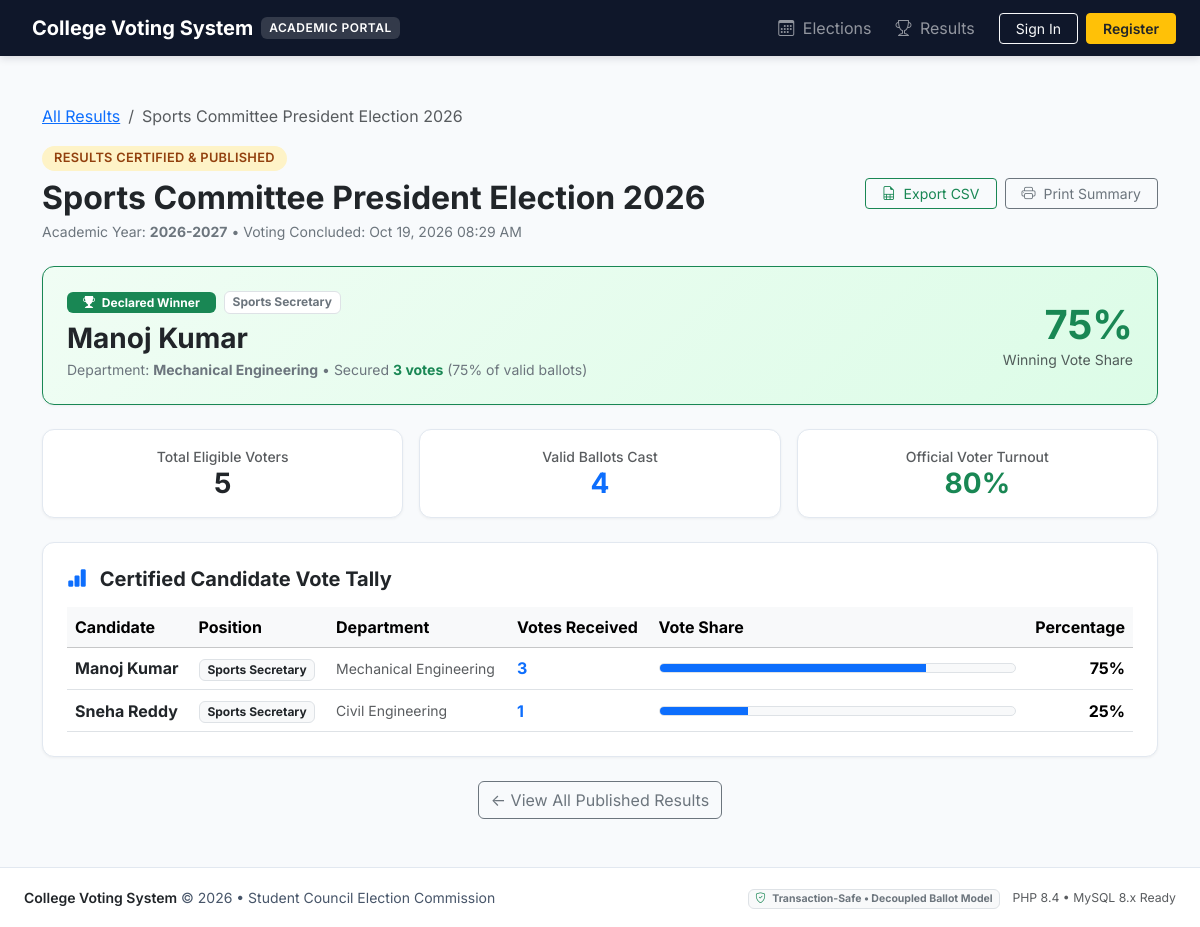
Screenshot of /public/results.php?id=3 with the database file from the repository.
### tables this page shows
CREATE TABLE IF NOT EXISTS candidates (
    id INT AUTO_INCREMENT PRIMARY KEY,
    election_id INT NOT NULL,
    student_id INT DEFAULT NULL,
    name VARCHAR(100) NOT NULL,
    position VARCHAR(100) NOT NULL,
    department_id INT DEFAULT NULL,
    manifesto TEXT DEFAULT NULL,
    photo_url VARCHAR(255) DEFAULT NULL,
    status ENUM('active', 'withdrawn', 'disqualified') NOT NULL DEFAULT 'active',
    created_at DATETIME NOT NULL DEFAULT CURRENT_TIMESTAMP,
    updated_at DATETIME NOT NULL DEFAULT CURRENT_TIMESTAMP ON UPDATE CURRENT_TIMESTAMP,
    CONSTRAINT fk_candidate_election FOREIGN KEY (election_id) REFERENCES elections(id) ON DELETE CASCADE,
    CONSTRAINT fk_candidate_student FOREIGN KEY (student_id) REFERENCES students(id) ON DELETE SET NULL,
    CONSTRAINT fk_candidate_dept FOREIGN KEY (department_id) REFERENCES departments(id) ON DELETE SET NULL,
    INDEX idx_candidate_election (election_id),
    INDEX idx_candidate_status (status)
);

CREATE TABLE IF NOT EXISTS departments (
    id INT AUTO_INCREMENT PRIMARY KEY,
    code VARCHAR(20) NOT NULL UNIQUE,
    name VARCHAR(100) NOT NULL,
    created_at DATETIME NOT NULL DEFAULT CURRENT_TIMESTAMP
);

### app/services/ResultService.php (called while the page is built, shortened)
<?php
require_once __DIR__ . '/../repositories/BallotRepository.php';
require_once __DIR__ . '/../repositories/ElectionRepository.php';
require_once __DIR__ . '/../includes/functions.php';
class ResultService {
    private BallotRepository $ballotRepo;
    private ElectionRepository $electionRepo;
    public function __construct(?PDO $db = null) {
        $this->db = $db ?? Database::getConnection();
        $this->ballotRepo = new BallotRepository($this->db);
        $this->electionRepo = new ElectionRepository($this->db);
    }
    public function calculateResults(int $electionId): array {
        $election = $this->electionRepo->findById($electionId);
        $candidates = $this->ballotRepo->getVoteCountsByCandidate($electionId);
        $totalVotes = $this->ballotRepo->getTotalVotes($electionId);
        $totalEligible = $this->ballotRepo->getEligibleVotersCount($electionId);
        $turnout = $totalEligible > 0 ? round(($totalVotes / $totalEligible) * 100, 2) : 0.0;
        $breakdown = [];
        $maxVotes = -1;
        $topCandidates = [];
        foreach ($candidates as $cand) {
            $votes = (int)$cand['vote_count'];
            $pct = $totalVotes > 0 ? round(($votes / $totalVotes) * 100, 2) : 0.0;
            $candData = [
                'candidate_id' => (int)$cand['candidate_id'],
                'name' => $cand['name'],
                'position' => $cand['position'],
                'department_name' => $cand['department_name'] ?? 'General',
                'votes' => $votes,
                'percentage' => $pct
            ];
            $breakdown[] = $candData;
            if ($votes > $maxVotes && $votes > 0) {
                $maxVotes = $votes;
                $topCandidates = [$candData];
            } elseif ($votes === $maxVotes && $votes > 0) {
                $topCandidates[] = $candData;
            }
        }
        $isTie = count($topCandidates) > 1;
        $winner = null;
        $tieDetails = null;
        if ($isTie) {
            $names = array_map(fn($c) => $c['name'], $topCandidates);
            $tieDetails = "Tie detected between " . implode(' and ', $names) . " with {$maxVotes} votes each.";
        } elseif (count($topCandidates) === 1) {
            $winner = $topCandidates[0];
        }
        return [
            'election' => $election,
            'total_eligible_voters' => $totalEligible,
            'total_votes_cast' => $totalVotes,
            'turnout_percentage' => $turnout,
            'candidates' => $breakdown,
            'is_tie' => $isTie,
            'winner' => $winner,
            'tie_details' => $tieDetails
        ];
    }
}

### app/repositories/ElectionRepository.php (called while the page is built, shortened)
<?php
class ElectionRepository {
    private PDO $db;
    public function __construct(?PDO $db = null) {
        $this->db = $db ?? Database::getConnection();
    }
    public function getAll(array $filters = []): array {
        $sql = "
            SELECT e.*, u.email AS creator_email,
                   (SELECT COUNT(*) FROM candidates c WHERE c.election_id = e.id AND c.status = 'active') AS candidate_count,
                   (SELECT COUNT(*) FROM voter_participation vp WHERE vp.election_id = e.id) AS total_votes
            FROM elections e
            LEFT JOIN users u ON e.created_by = u.id
            WHERE 1=1
        ";
        $params = [];
        if (!empty($filters['status'])) {
            $sql .= " AND e.status = ?";
            $params[] = $filters['status'];
        }
        $sql .= " ORDER BY e.start_time DESC";
        $stmt = $this->db->prepare($sql);
        $stmt->execute($params);
        return $stmt->fetchAll(PDO::FETCH_ASSOC);
    }
    public function findById(int $id): ?array {
        $stmt = $this->db->prepare("
            SELECT e.*, u.email AS creator_email,
                   (SELECT COUNT(*) FROM candidates c WHERE c.election_id = e.id AND c.status = 'active') AS candidate_count,
                   (SELECT COUNT(*) FROM voter_participation vp WHERE vp.election_id = e.id) AS total_votes
            FROM elections e
            LEFT JOIN users u ON e.created_by = u.id
            WHERE e.id = ?
        ");
        $stmt->execute([$id]);
        $res = $stmt->fetch(PDO::FETCH_ASSOC);
        return $res ?: null;
    }
}

### app/repositories/BallotRepository.php (called while the page is built, shortened)
<?php
require_once __DIR__ . '/../includes/functions.php';
class BallotRepository {
    private PDO $db;
    public function __construct(?PDO $db = null) {
        $this->db = $db ?? Database::getConnection();
    }
    public function getTotalVotes(int $electionId): int {
        $stmt = $this->db->prepare("SELECT COUNT(*) AS total FROM ballots WHERE election_id = ?");
        $stmt->execute([$electionId]);
        return (int)($stmt->fetch(PDO::FETCH_ASSOC)['total'] ?? 0);
    }
    public function getVoteCountsByCandidate(int $electionId): array {
        $stmt = $this->db->prepare("
            SELECT c.id AS candidate_id, c.name, c.position, c.photo_url,
                   d.name AS department_name, d.code AS department_code,
                   COUNT(b.id) AS vote_count
            FROM candidates c
            LEFT JOIN departments d ON c.department_id = d.id
            LEFT JOIN ballots b ON b.candidate_id = c.id AND b.election_id = ?
            WHERE c.election_id = ? AND c.status = 'active'
            GROUP BY c.id, c.name, c.position, c.photo_url, d.name, d.code
            ORDER BY vote_count DESC, c.name ASC
        ");
        $stmt->execute([$electionId, $electionId]);
        return $stmt->fetchAll(PDO::FETCH_ASSOC);
    }
    public function getEligibleVotersCount(int $electionId): int {
        $stmtElec = $this->db->prepare("SELECT eligibility_type FROM elections WHERE id = ?");
        $stmtElec->execute([$electionId]);
        $elec = $stmtElec->fetch(PDO::FETCH_ASSOC);
        $type = $elec['eligibility_type'];
        if ($type === 'all_students') {
            $stmt = $this->db->query("SELECT COUNT(*) AS cnt FROM students WHERE is_verified = 1");
            return (int)($stmt->fetch(PDO::FETCH_ASSOC)['cnt'] ?? 0);
        }
        return 0;
    }
}

### app/includes/functions.php (called while the page is built, shortened)
<?php
function e(?string $value): string {
    return htmlspecialchars((string)($value ?? ''), ENT_QUOTES, 'UTF-8');
}
function base_url(string $path = ''): string {
    $scriptName = $_SERVER['SCRIPT_NAME'] ?? '';
    $base = rtrim(dirname($scriptName), '/\\');
    $trimmedPath = ltrim($path, '/');
    return ($base === '' || $base === '/') ? '/' . $trimmedPath : $base . '/' . $trimmedPath;
}

### public/results.php (the view, shortened to what this page needs)
<?php
require_once __DIR__ . '/../app/includes/auth.php';
require_once __DIR__ . '/../app/includes/functions.php';
require_once __DIR__ . '/../app/services/ResultService.php';
require_once __DIR__ . '/../app/repositories/ElectionRepository.php';
$electionId = (int)($_GET['id'] ?? 0);
$db = Database::getConnection();
$resultService = new ResultService($db);
$electionRepo = new ElectionRepository($db);
$singleResult = null;
if ($electionId > 0) {
    $election = $electionRepo->findById($electionId);
    if ($election) {
        if ($election['status'] === 'results_published' || Auth::isAdmin()) {
            $singleResult = $resultService->calculateResults($electionId);
        } else {
            set_flash('warning', 'Results for this election have not yet been published by the Election Commission.');
            redirect(base_url('results.php'));
        }
    }
}
$publishedElections = $electionRepo->getAll(['status' => 'results_published']);
require_once __DIR__ . '/../app/includes/header.php';
?>
<div class="container py-4 py-md-5">
    <?php if ($singleResult): ?>
        <nav aria-label="breadcrumb" class="mb-3">
            <ol class="breadcrumb small">
                <li class="breadcrumb-item"><a href="<?= base_url('results.php') ?>">All Results</a></li>
                <li class="breadcrumb-item active"><?= e($singleResult['election']['title']) ?></li>
            </ol>
        </nav>
        <div class="d-flex flex-column flex-md-row justify-content-between align-items-md-center gap-3 mb-4">
            <div>
                <span class="badge badge-status badge-published mb-2">Results Certified & Published</span>
                <h1 class="h2 fw-bold text-dark mb-1"><?= e($singleResult['election']['title']) ?></h1>
                <p class="text-secondary small mb-0">
                    Academic Year: <strong><?= e($singleResult['election']['academic_year']) ?></strong> &bull;
                    Voting Concluded: <?= format_datetime($singleResult['election']['end_time']) ?>
                </p>
            </div>
            <div class="d-flex gap-2">
                <a href="<?= base_url('results.php?id=' . $electionId . '&export=csv') ?>" class="btn btn-outline-success btn-sm px-3">
                    <i class="bi bi-file-earmark-spreadsheet me-1"></i> Export CSV
                </a>
                <button type="button" class="btn btn-outline-secondary btn-sm px-3" onclick="window.print()">
                    <i class="bi bi-printer me-1"></i> Print Summary
                </button>
            </div>
        </div>
        <?php if ($singleResult['is_tie']): ?>
            <div class="card card-academic border-warning p-4 mb-4 bg-warning-subtle">
                <div class="d-flex align-items-center gap-3">
                    <i class="bi bi-exclamation-triangle-fill text-warning fs-1"></i>
                    <div>
                        <h4 class="fw-bold text-dark mb-1">Official Tie Detected</h4>
                        <p class="mb-0 text-secondary">
                            <?= e($singleResult['tie_details']) ?> The Election Commission regulations dictate runoff polling or committee resolution.
                        </p>
                    </div>
                </div>
            </div>
        <?php elseif ($singleResult['winner']): ?>
            <div class="card card-academic border-success p-4 mb-4" style="background: linear-gradient(135deg, #f0fdf4 0%, #dcfce7 100%);">
                <div class="row align-items-center gy-3">
                    <div class="col-md-8">
                        <div class="d-flex align-items-center gap-2 mb-2">
                            <span class="badge bg-success text-white px-3 py-1"><i class="bi bi-trophy-fill me-1"></i> Declared Winner</span>
                            <span class="badge bg-white text-secondary border small"><?= e($singleResult['winner']['position']) ?></span>
                        </div>
                        <h2 class="h3 fw-bold text-dark mb-1"><?= e($singleResult['winner']['name']) ?></h2>
                        <p class="text-secondary small mb-0">
                            Department: <strong><?= e($singleResult['winner']['department_name']) ?></strong> &bull;
                            Secured <strong class="text-success"><?= $singleResult['winner']['votes'] ?> votes</strong> (<?= $singleResult['winner']['percentage'] ?>% of valid ballots)
                        </p>
                    </div>
                    <div class="col-md-4 text-md-end">
                        <div class="display-6 fw-bold text-success"><?= $singleResult['winner']['percentage'] ?>%</div>
                        <div class="text-muted small">Winning Vote Share</div>
                    </div>
                </div>
            </div>
        <?php endif; ?>
        <div class="row g-3 mb-4">
            <div class="col-md-4">
                <div class="card card-academic p-3 text-center">
                    <div class="text-muted small fw-medium">Total Eligible Voters</div>
                    <h3 class="fw-bold mb-0 text-dark"><?= $singleResult['total_eligible_voters'] ?></h3>
                </div>
            </div>
            <div class="col-md-4">
                <div class="card card-academic p-3 text-center">
                    <div class="text-muted small fw-medium">Valid Ballots Cast</div>
                    <h3 class="fw-bold mb-0 text-primary"><?= $singleResult['total_votes_cast'] ?></h3>
                </div>
            </div>
            <div class="col-md-4">
                <div class="card card-academic p-3 text-center">
                    <div class="text-muted small fw-medium">Official Voter Turnout</div>
                    <h3 class="fw-bold mb-0 text-success"><?= $singleResult['turnout_percentage'] ?>%</h3>
                </div>
            </div>
        </div>
        <div class="card card-academic p-4 mb-4">
            <h5 class="fw-bold mb-3"><i class="bi bi-bar-chart-fill me-2 text-primary"></i> Certified Candidate Vote Tally</h5>
            <div class="table-responsive">
                <table class="table table-hover align-middle mb-0">
                    <thead class="table-light">
                        <tr>
                            <th>Candidate</th>
                            <th>Position</th>
                            <th>Department</th>
                            <th>Votes Received</th>
                            <th style="width: 35%;">Vote Share</th>
                            <th class="text-end">Percentage</th>
                        </tr>
                    </thead>
                    <tbody>
                        <?php foreach ($singleResult['candidates'] as $c): ?>
                            <tr>
                                <td class="fw-bold text-dark"><?= e($c['name']) ?></td>
                                <td><span class="badge bg-light text-dark border"><?= e($c['position']) ?></span></td>
                                <td class="text-muted small"><?= e($c['department_name']) ?></td>
                                <td class="fw-bold text-primary"><?= $c['votes'] ?></td>
                                <td>
                                    <div class="progress progress-vote bg-light border">
                                        <div class="progress-bar bg-primary" role="progressbar" style="width: <?= $c['percentage'] ?>%;" aria-valuenow="<?= $c['percentage'] ?>" aria-valuemin="0" aria-valuemax="100"></div>
                                    </div>
                                </td>
                                <td class="text-end fw-bold"><?= $c['percentage'] ?>%</td>
                            </tr>
                        <?php endforeach; ?>
                    </tbody>
                </table>
            </div>
        </div>
        <div class="text-center">
            <a href="<?= base_url('results.php') ?>" class="btn btn-outline-secondary">
                &larr; View All Published Results
            </a>
        </div>
    <?php endif; ?>
</div>
<?php require_once __DIR__ . '/../app/includes/footer.php'; ?>

### rows the page displays
candidates: name "Manoj Kumar", position "Sports Secretary", department.name "Mechanical Engineering", votes "3", percentage "75"
candidates: name "Sneha Reddy", position "Sports Secretary", department.name "Civil Engineering", votes "1", percentage "25"

### other values shown
$singleResult['election']['title'] "Sports Committee President Election 2026"
$singleResult['election']['academic_year'] "2026-2027"
format_datetime($singleResult['election']['end_time']) "Oct 19, 2026 08:29 AM"
$singleResult['winner']['position'] "Sports Secretary"
$singleResult['winner']['name'] "Manoj Kumar"
$singleResult['winner']['department_name'] "Mechanical Engineering"
$singleResult['winner']['votes'] "3"
$singleResult['winner']['percentage'] "75"
$singleResult['total_eligible_voters'] "5"
$singleResult['total_votes_cast'] "4"
$singleResult['turnout_percentage'] "80"
PHP_MAJOR_VERSION "8"
PHP_MINOR_VERSION "4"
